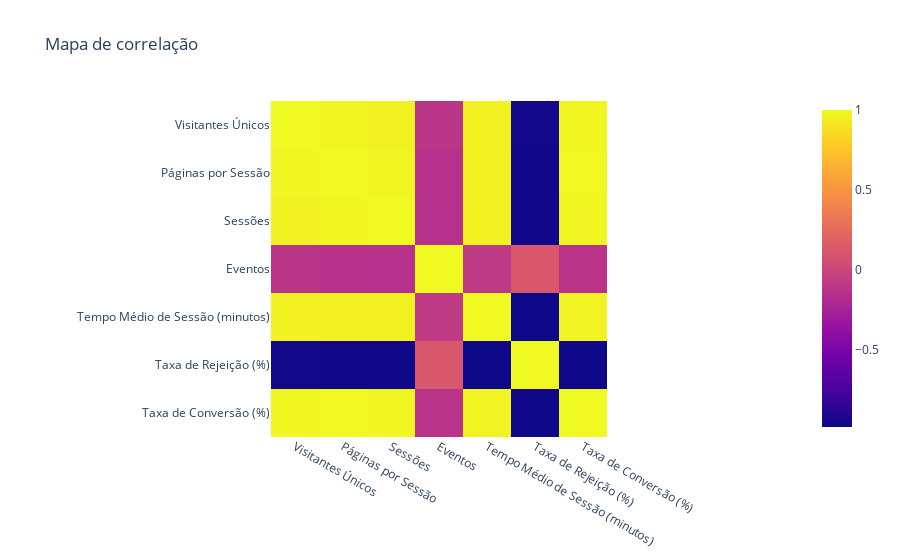

Here is the notebook cell this chart was saved with:
### Code cell
px.imshow(correlacao.corr(), title='Mapa de correlação')

### Figure 1 — Plotly figure (JSON) as saved in the notebook; plotly's stock layout.template omitted (floating-point values rounded to 4 significant figures)
{"data": [{"coloraxis": "coloraxis", "hovertemplate": "x: %{x}<br>y: %{y}<br>color: %{z}<extra></extra>", "name": "0", "type": "heatmap", "x": ["Visitantes Únicos", "Páginas por Sessão", "Sessões", "Eventos", "Tempo Médio de Sessão (minutos)", "Taxa de Rejeição (%)", "Taxa de Conversão (%)"], "xaxis": "x", "y": ["Visitantes Únicos", "Páginas por Sessão", "Sessões", "Eventos", "Tempo Médio de Sessão (minutos)", "Taxa de Rejeição (%)", "Taxa de Conversão (%)"], "yaxis": "y", "z": [[1, 0.9802, 0.9655, -0.1181, 0.9608, -0.961, 0.9842], [0.9802, 1, 0.9807, -0.1408, 0.9605, -0.9681, 0.989], [0.9655, 0.9807, 1, -0.1451, 0.9689, -0.9689, 0.9832], [-0.1181, -0.1408, -0.1451, 1, -0.0814, 0.1169, -0.1299], [0.9608, 0.9605, 0.9689, -0.0814, 1, -0.982, 0.9768], [-0.961, -0.9681, -0.9689, 0.1169, -0.982, 1, -0.9748], [0.9842, 0.989, 0.9832, -0.1299, 0.9768, -0.9748, 1]]}], "layout": {"coloraxis": {"colorscale": [[0, "#0d0887"], [0.1111, "#46039f"], [0.2222, "#7201a8"], [0.3333, "#9c179e"], [0.4444, "#bd3786"], [0.5556, "#d8576b"], [0.6667, "#ed7953"], [0.7778, "#fb9f3a"], [0.8889, "#fdca26"], [1, "#f0f921"]]}, "title": {"text": "Mapa de correlação"}, "xaxis": {"anchor": "y", "constrain": "domain", "domain": [0, 1], "scaleanchor": "y"}, "yaxis": {"anchor": "x", "autorange": "reversed", "constrain": "domain", "domain": [0, 1]}}}
